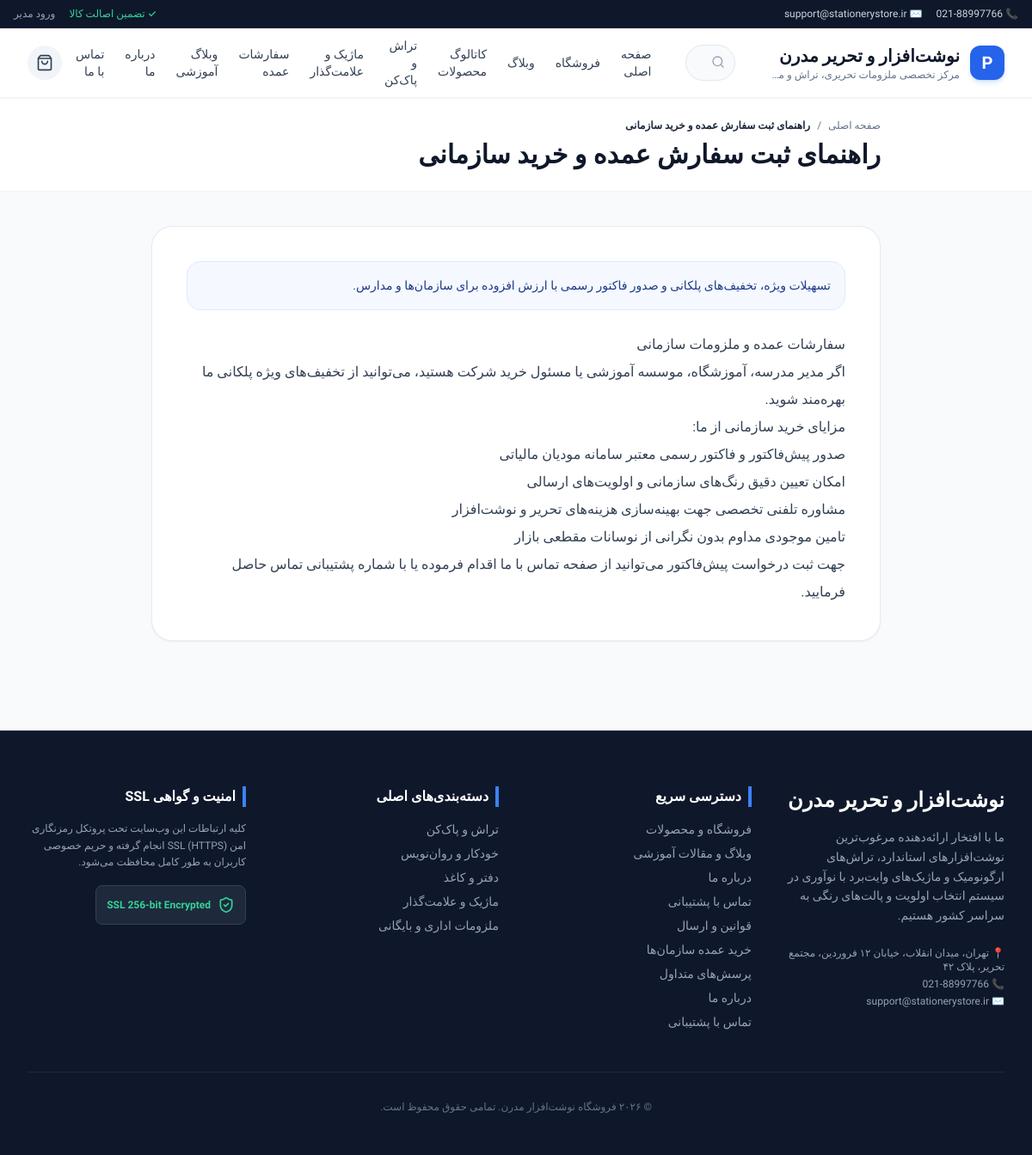
/page/bulk-orders-guide, run on the app's committed database.
### tables this page shows
CREATE TABLE pages (
            id INTEGER PRIMARY KEY AUTOINCREMENT,
            title TEXT NOT NULL,
            slug TEXT UNIQUE NOT NULL,
            excerpt TEXT DEFAULT '',
            body_content TEXT DEFAULT '',
            template_type TEXT DEFAULT 'standard', -- standard, fullwidth, landing
            is_published INTEGER DEFAULT 1,
            sort_order INTEGER DEFAULT 0,
            meta_title TEXT DEFAULT '',
            meta_description TEXT DEFAULT '',
            created_at TIMESTAMP DEFAULT CURRENT_TIMESTAMP,
            updated_at TIMESTAMP DEFAULT CURRENT_TIMESTAMP
        );

### app/routers/pages.py (the view)
@router.get("/page/{slug}")
def view_page(request: Request, slug: str):
    with get_db() as conn:
        row = conn.execute(
            "SELECT * FROM pages WHERE slug = ? AND is_published = 1",
            (slug,)
        ).fetchone()
        if not row:
            raise HTTPException(status_code=404, detail="Page not found")
        page_data = dict(row)
    ctx = get_site_context(request, {
        "title": page_data.get("meta_title") or page_data["title"],
        "page": page_data,
    })
    return templates.TemplateResponse(request=request, name="page.html", context=ctx)

### app/templates/page.html
{% extends "base.html" %}
{% block content %}
<div class="bg-white border-b border-slate-100 py-6">
    <div class="max-w-4xl mx-auto px-4 sm:px-6">
        <nav class="flex items-center gap-2 text-xs text-slate-500 mb-2">
            <a href="/" class="hover:text-blue-600">صفحه اصلی</a>
            <span>/</span>
            <span class="text-slate-800 font-semibold truncate">{{ page.title }}</span>
        </nav>
        <h1 class="text-2xl sm:text-3xl font-extrabold text-slate-900 leading-tight">
            {{ page.title }}
        </h1>
    </div>
</div>
<main class="max-w-4xl mx-auto px-4 sm:px-6 py-10">
    <div class="bg-white rounded-3xl p-6 sm:p-10 border border-slate-200/80 shadow-sm space-y-6">
        {% if page.excerpt %}
        <div class="p-4 rounded-2xl bg-blue-50/60 border border-blue-100 text-sm text-blue-900 font-medium leading-relaxed">
            {{ page.excerpt }}
        </div>
        {% endif %}
        <div class="prose max-w-none text-slate-700 leading-loose text-base">
            {{ page.body_content|safe }}
        </div>
    </div>
</main>
{% endblock %}

### app/templates/base.html (shortened to what this page needs)
<!DOCTYPE html>
<html lang="{{ settings.default_lang or 'fa' }}" dir="{{ 'rtl' if settings.rtl_mode == '1' else 'ltr' }}">
<head>
    <script src="https://cdn.tailwindcss.com"></script>
    <link rel="stylesheet" href="/static/css/style.css">
</head>
<body class="min-h-screen flex flex-col bg-slate-50 text-slate-800" x-data="{ mobileMenuOpen: false, cartDrawerOpen: false, cartCount: (window.cartStore ? window.cartStore.count() : 0) }" @cart-updated.window="cartCount = $event.detail.length">
    <div class="bg-slate-900 text-slate-300 text-[11px] sm:text-xs py-1.5 sm:py-2 px-3 sm:px-4 border-b border-slate-800">
        <div class="max-w-7xl mx-auto flex flex-wrap justify-between items-center gap-2">
            <div class="flex items-center gap-3 sm:gap-4 flex-wrap">
                <span class="inline-flex items-center gap-1">📞 {{ settings.phone }}</span>
                <span class="hidden sm:inline-flex items-center gap-1">✉️ {{ settings.email }}</span>
            </div>
            <div class="flex items-center gap-3 sm:gap-4 flex-wrap">
                <span class="text-emerald-400 font-medium">✓ تضمین اصالت کالا</span>
                {% if current_user %}
                <a href="/admin" class="text-amber-400 hover:underline flex items-center gap-1 font-semibold">
                    پنل مدیریت ({{ current_user.full_name }})
                </a>
                {% else %}
                <a href="/admin/login" class="text-slate-400 hover:text-white">ورود مدیر</a>
                {% endif %}
            </div>
        </div>
    </div>
    <header class="bg-white sticky top-0 z-40 shadow-sm border-b border-slate-100">
        <div class="max-w-7xl mx-auto px-3 sm:px-6 lg:px-8">
            <div class="flex items-center justify-between h-16 sm:h-20 gap-2 sm:gap-4">
                <div class="flex items-center gap-2 sm:gap-3 min-w-0">
                    <a href="/" class="flex items-center gap-2 sm:gap-3 min-w-0">
                        {% if settings.logo_url %}
                        <img src="{{ settings.logo_url }}" alt="{{ settings.brand_name }}" class="h-8 sm:h-10 w-auto flex-shrink-0">
                        {% else %}
                        <div class="w-9 h-9 sm:w-10 sm:h-10 rounded-xl bg-blue-600 flex items-center justify-center text-white font-bold text-lg sm:text-xl shadow-md shadow-blue-500/20 flex-shrink-0">
                            P
                        </div>
                        {% endif %}
                        <div class="min-w-0">
                            <span class="font-extrabold text-base sm:text-xl text-slate-900 block leading-tight truncate max-w-[130px] xs:max-w-[200px] sm:max-w-none">{{ settings.brand_name }}</span>
                            <span class="text-xs text-slate-500 block hidden sm:block truncate">{{ settings.tagline }}</span>
                        </div>
                    </a>
                </div>
                <div class="hidden lg:flex flex-1 max-w-md mx-6">
                    <form action="/catalog" method="get" class="w-full relative">
                        <input type="text" name="q" placeholder="جستجوی نام کالا، کد یا دسته‌بندی..." value="{{ search_query or '' }}"
                               class="w-full pr-10 pl-4 py-2.5 rounded-full border border-slate-200 focus:outline-none focus:border-blue-600 focus:ring-2 focus:ring-blue-100 text-sm bg-slate-50">
                        <button type="submit" class="absolute right-3 top-3 text-slate-400 hover:text-blue-600">
                            <i data-lucide="search" class="w-4 h-4"></i>
                        </button>
                    </form>
                </div>
                <nav class="hidden md:flex items-center gap-6 text-sm font-medium text-slate-700">
                    <a href="/" class="hover:text-blue-600 transition-colors">صفحه اصلی</a>
                    <a href="/catalog" class="hover:text-blue-600 transition-colors">فروشگاه</a>
                    <a href="/blog" class="hover:text-blue-600 transition-colors">وبلاگ</a>
                    {% for item in header_menu %}
                    <a href="{{ item.url }}" {% if item.is_new_tab %}target="_blank"{% endif %} class="hover:text-blue-600 transition-colors">
                        {{ item.label }}
                    </a>
                    {% endfor %}
                    <a href="/about" class="hover:text-blue-600 transition-colors">درباره ما</a>
                    <a href="/contact" class="hover:text-blue-600 transition-colors">تماس با ما</a>
                </nav>
                <div class="flex items-center gap-3">
                    <button @click="cartDrawerOpen = true" class="relative p-2.5 rounded-full bg-slate-100 text-slate-700 hover:bg-blue-50 hover:text-blue-600 transition-colors">
                        <i data-lucide="shopping-bag" class="w-5 h-5"></i>
                    </button>
                </div>
            </div>
        </div>
    </header>
    <main class="flex-1">
        {% block content %}{% endblock %}
    </main>
    <footer class="bg-slate-900 text-slate-300 border-t border-slate-800 pt-16 pb-12 mt-16">
        <div class="max-w-7xl mx-auto px-4 sm:px-6 lg:px-8">
            <div class="grid grid-cols-1 md:grid-cols-4 gap-10">
                <div class="space-y-4">
                    <span class="font-extrabold text-2xl text-white block">{{ settings.brand_name }}</span>
                    <p class="text-sm text-slate-400 leading-relaxed">
                        {{ settings.footer_about }}
                    </p>
                    <div class="pt-2 text-xs text-slate-400 space-y-1">
                        <p>📍 {{ settings.address }}</p>
                        <p>📞 {{ settings.phone }}</p>
                        <p>✉️ {{ settings.email }}</p>
                    </div>
                </div>
                <div>
                    <h3 class="text-white font-bold text-base mb-4 border-r-4 border-blue-500 pr-2">دسترسی سریع</h3>
                    <ul class="space-y-2 text-sm text-slate-400">
                        <li><a href="/catalog" class="hover:text-white transition-colors">فروشگاه و محصولات</a></li>
                        <li><a href="/blog" class="hover:text-white transition-colors">وبلاگ و مقالات آموزشی</a></li>
                        <li><a href="/about" class="hover:text-white transition-colors">درباره ما</a></li>
                        <li><a href="/contact" class="hover:text-white transition-colors">تماس با پشتیبانی</a></li>
                        {% for item in footer_menu %}
                        <li><a href="{{ item.url }}" class="hover:text-white transition-colors">{{ item.label }}</a></li>
                        {% endfor %}
                    </ul>
                </div>
                <div>
                    <h3 class="text-white font-bold text-base mb-4 border-r-4 border-blue-500 pr-2">دسته‌بندی‌های اصلی</h3>
                    <ul class="space-y-2 text-sm text-slate-400">
                        {% for c in categories[:5] %}
                        <li><a href="/catalog?category={{ c.slug }}" class="hover:text-white transition-colors">{{ c.name }}</a></li>
                        {% endfor %}
                    </ul>
                </div>
                <div>
                    <h3 class="text-white font-bold text-base mb-4 border-r-4 border-blue-500 pr-2">امنیت و گواهی SSL</h3>
                    <p class="text-xs text-slate-400 leading-relaxed mb-4">
                        کلیه ارتباطات این وب‌سایت تحت پروتکل رمزنگاری امن SSL (HTTPS) انجام گرفته و حریم خصوصی کاربران به طور کامل محافظت می‌شود.
                    </p>
                    <div class="flex items-center gap-3">
                        <div class="p-3 bg-slate-800 rounded-lg text-emerald-400 border border-slate-700 flex items-center gap-2 text-xs font-semibold">
                            <i data-lucide="shield-check" class="w-5 h-5"></i>
                            SSL 256-bit Encrypted
                        </div>
                    </div>
                </div>
            </div>
            <div class="mt-12 pt-8 border-t border-slate-800 text-center text-xs text-slate-500">
                <p>{{ settings.footer_copyright }}</p>
            </div>
        </div>
    </footer>
</body>
</html>

### app/static/css/style.css (style rules this page uses)
:root { --primary: #2563eb; --primary-hover: #1d4ed8; --accent: #dc2626; --bg-surface: #f8fafc; --border-color: #e2e8f0; }
html { font-family: 'Vazirmatn', 'Inter', -apple-system, BlinkMacSystemFont, "Segoe UI", Roboto, sans-serif; scroll-behavior: smooth; overflow-x: hidden; max-width: 100vw; }
body { font-family: 'Vazirmatn', 'Inter', -apple-system, BlinkMacSystemFont, "Segoe UI", Roboto, sans-serif; color: #1e293b; background-color: #f8fafc; -webkit-font-smoothing: antialiased; -moz-osx-font-smoothing: grayscale; overflow-x: hidden; max-width: 100vw; line-height: 1.6; }
[dir="rtl"] { text-align: right; direction: rtl; }
button, a, input, select { touch-action: manipulation; }

### data on the page
pages: title "راهنمای ثبت سفارش عمده و خرید سازمانی", excerpt "تسهیلات ویژه، تخفیف‌های پلکانی و صدور فاکتور رسمی با ارزش افزوده برای سازمان‌ها و مدارس.", body_content "سفارشات عمده و ملزومات سازمانی اگر مدیر مدرسه، آموزشگاه، موسسه آموزشی یا مسئول خرید شرکت هستید، می‌توانید از تخفیف‌های ویژه پلکانی ما بهره‌مند شوید. مزایای خرید سازمانی از ما: صدور پیش‌فاکتور و فاکتور رسمی معتبر سامانه مودیان مالیاتی امکان تعیین دقیق رنگ‌های سازمانی و اولویت‌های ارسالی مشاوره تلفنی تخصصی جهت بهینه‌سازی هزینه‌های تحریر و نوشت‌افزار تامین موجودی مداوم بدون نگرانی از نوسانات مقطعی بازار جهت ثبت درخواست پیش‌فاکتور می‌توانید از صفحه تماس با ما اقدام فرموده یا با شماره پشتیبانی تماس حاصل فرمایید."

### other printed values
{{ settings.phone }} "021-88997766"
{{ settings.email }} "support@stationerystore.ir"
{{ settings.brand_name }} "نوشت‌افزار و تحریر مدرن"
{{ item.label }} "کاتالوگ محصولات" "تراش و پاک‌کن" "ماژیک و علامت‌گذار" "سفارشات عمده" "وبلاگ آموزشی"
{{ settings.footer_about }} "ما با افتخار ارائه‌دهنده مرغوب‌ترین نوشت‌افزارهای استاندارد، تراش‌های ارگونومیک و ماژیک‌های وایت‌برد با نوآوری در سیستم انتخاب اولویت و پالت‌های رنگی به سراسر کشور هستیم."
{{ settings.address }} "تهران، میدان انقلاب، خیابان ۱۲ فروردین، مجتمع تحریر، پلاک ۴۲"
{{ item.label }} "قوانین و ارسال" "خرید عمده سازمان‌ها" "پرسش‌های متداول" "درباره ما" "تماس با پشتیبانی"
{{ c.name }} "تراش و پاک‌کن" "خودکار و روان‌نویس" "دفتر و کاغذ" "ماژیک و علامت‌گذار" "ملزومات اداری و بایگانی"
{{ settings.footer_copyright }} "© ۲۰۲۶ فروشگاه نوشت‌افزار مدرن. تمامی حقوق محفوظ است."
